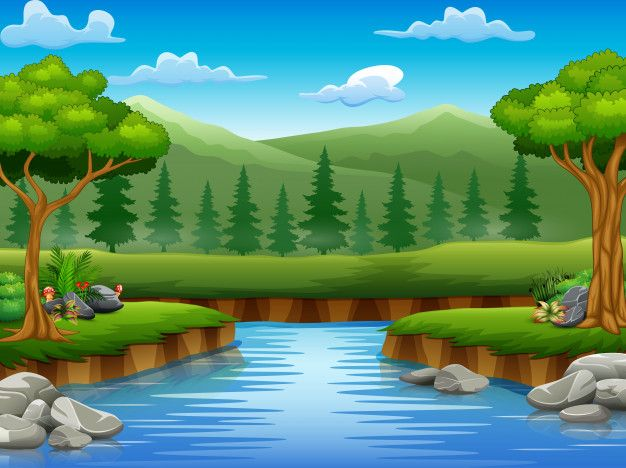
#> input picture 02_Probabilidad/07_Percepcion/paisaje.jpg, 626 x 468 px, found by its file name
$ python 008_Movimiento.py
#> lines starting #> are read from the running program, lines starting #| are printed output that depends on the picture
import cv2
import numpy as np
import sys

# --- CONFIGURACIÓN DE PUNTOS Y PARÁMETROS ---
# Parámetros para el detector de puntos (Shi-Tomasi)
feature_params = dict(maxCorners=100, qualityLevel=0.3, minDistance=7, blockSize=7)

# Parámetros para el Flujo Óptico Lucas-Kanade
lk_params = dict(winSize=(15, 15), maxLevel=2, criteria=(cv2.TERM_CRITERIA_EPS | cv2.TERM_CRITERIA_COUNT, 10, 0.03))

# Color de las líneas de rastreo (Verde BGR)
color = (0, 255, 0)

# Inicializar un array para almacenar las líneas de rastreo (imagen de salida)
mask = None

# --- CARGAR LA IMAGEN Y SIMULAR EL PRIMER FRAME ---
# Para simular, se puede usar tu 'paisaje.jpg' dos veces
RUTA_IMAGEN = "02_Probabilidad/07_Percepcion/paisaje.jpg"
imagen_base = cv2.imread(RUTA_IMAGEN)
#> imagen_base is the input picture: shape (468, 626, 3); mean B, G, R 117.4, 145.5, 89.8

if imagen_base is None:
    print("¡ERROR! No se pudo cargar la imagen para simular el movimiento.")
    sys.exit(1)

# Convertir a escala de grises
old_gray = cv2.cvtColor(imagen_base, cv2.COLOR_BGR2GRAY)
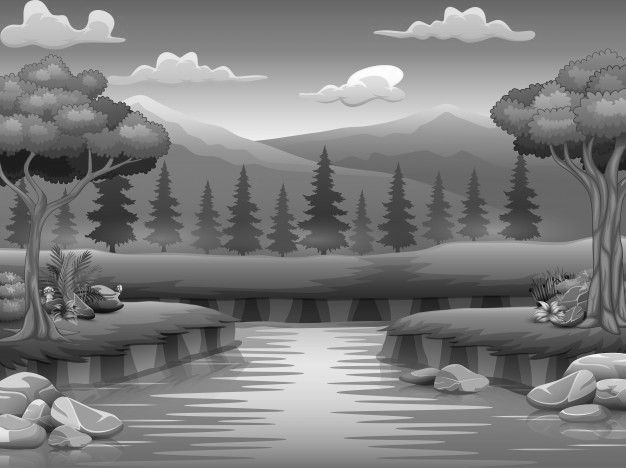
#> old_gray: shape (468, 626); min 4, max 255, mean 125.6
alto, ancho = old_gray.shape
#> alto = 468; ancho = 626

# Encontrar los puntos característicos (puntos clave para rastrear) en el primer frame
p0 = cv2.goodFeaturesToTrack(old_gray, mask=None, **feature_params)
#> p0 = 61 rows, first 8: [542, 303], [118, 288], [116, 297], [21, 415], [488, 20], [46, 289], [112, 250], [121, 304]

# Crear la máscara para dibujar el rastro
mask = np.zeros_like(imagen_base)

# --- SIMULACIÓN DEL SEGUNDO FRAME (MOVIMIENTO) ---
# En un video real, esto sería el siguiente frame (cap.read())
# Aquí, simulamos el movimiento trasladando el segundo frame virtualmente.

# Simular una traslación hacia la derecha y abajo
matriz_traslacion = np.float32([[1, 0, 10], [0, 1, 10]]) # Mueve 10px a X y 10px a Y

# Aplica la traslación al frame base (simulando el nuevo frame 'siguiente')
frame_next = cv2.warpAffine(imagen_base, matriz_traslacion, (ancho, alto))
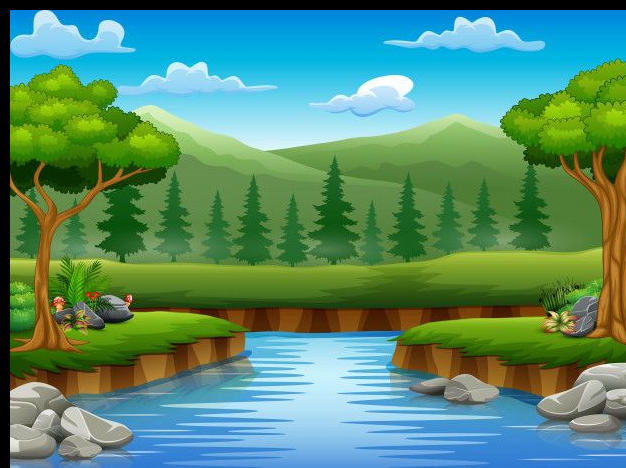
#> frame_next: shape (468, 626, 3); mean B, G, R 111.7, 140.8, 86.9
frame_gray = cv2.cvtColor(frame_next, cv2.COLOR_BGR2GRAY)
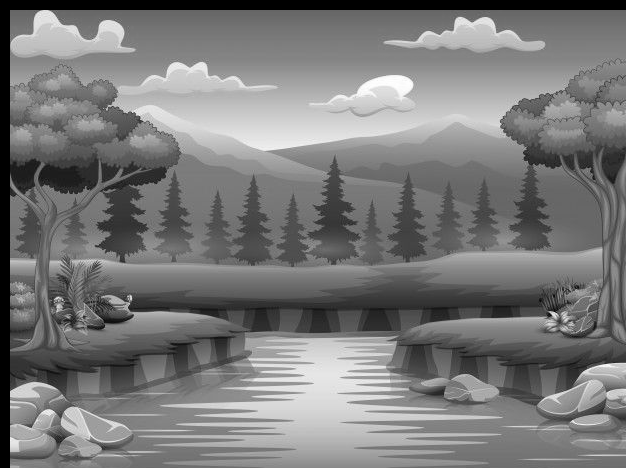
#> frame_gray: shape (468, 626); min 0, max 255, mean 121.3

# -------------------------------------------------------------------
# APLICACIÓN DEL ALGORITMO DE FLUJO ÓPTICO LUCAS-KANADE
# -------------------------------------------------------------------

# Calcula el Flujo Óptico
# p0: puntos del frame anterior
# p1: puntos rastreados en el frame actual
# st: estado (1 si el punto fue encontrado, 0 si no)
# err: error de rastreo
p1, st, err = cv2.calcOpticalFlowPyrLK(old_gray, frame_gray, p0, None, **lk_params)
#> p1 = 61 rows, first 8: [552, 313], [128, 298], [126, 307], [6.06, 446.9], [498, 30], [56, 299], [122, 260], [131, 314]; st = 61 values from 1 to 1; err = 61 values, max 114.7 at index 3, min 0 at index 6, mean 3.11

# Seleccionar los puntos encontrados (st == 1)
good_new = p1[st == 1]
#> good_new = 61 pairs, first value -4.09 to 605, second value 19 to 451
good_old = p0[st == 1]
#> good_old = 61 pairs, first value 14 to 595, second value 9 to 441

# --- DIBUJAR LOS VECTORES DE MOVIMIENTO (RASTREO) ---

for i, (new, old) in enumerate(zip(good_new, good_old)):
    a, b = new.ravel().astype(int) # Coordenadas nuevas
    c, d = old.ravel().astype(int) # Coordenadas antiguas

    # 1. Dibuja el rastro del movimiento (la línea)
    mask = cv2.line(mask, (a, b), (c, d), color, 2)

    # 2. Dibuja el punto rastreado en el frame actual
    frame_next = cv2.circle(frame_next, (a, b), 5, color, -1)
#> this loop made 61 passes
#> (new, a, b, c, d) on passes 1, 2, 3, 4, 5, 6, 8, 9, 11, 12, 13, 14: ([552, 313], 551, 313, 542, 303), ([128, 298], 128, 297, 118, 288), ([126, 307], 125, 306, 116, 297), ([6.06, 446.9], 6, 446, 21, 415), ([498, 30], 497, 29, 488, 20), ([56, 299], 55, 298, 46, 289), ([131, 314], 130, 313, 121, 304), ([138, 116], 137, 115, 128, 106), ([451, 28], 451, 27, 441, 18), ([82, 318], 81, 317, 72, 308), ([564, 321], 563, 321, 554, 311), ([59, 309], 59, 308, 49, 299)
#> (a, b, c, d) on passes 7, 10, 18, 19, 21, 22: (122, 260, 112, 250), (107, 107, 97, 97), (588, 170, 578, 160), (502, 126, 492, 116), (565, 314, 555, 304), (572, 421, 562, 411)
#> pass 1, `mask = cv2.line(mask, (a, b), (c, d), color, 2)`:
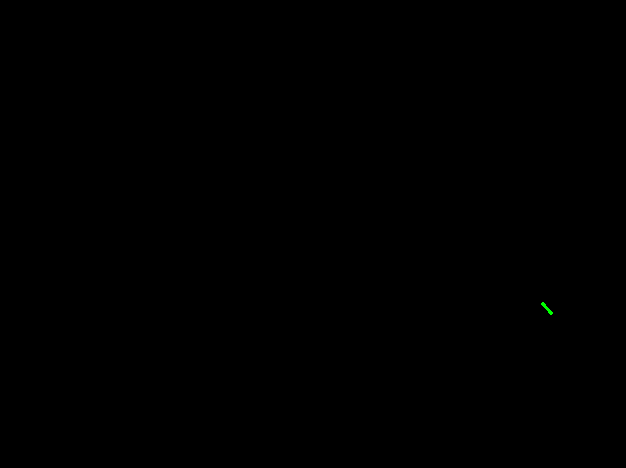
#> mask: shape (468, 626, 3); mean of channels 0, 1, 2 0, 0, 0; drawn as B, G, R
#> after the loop:
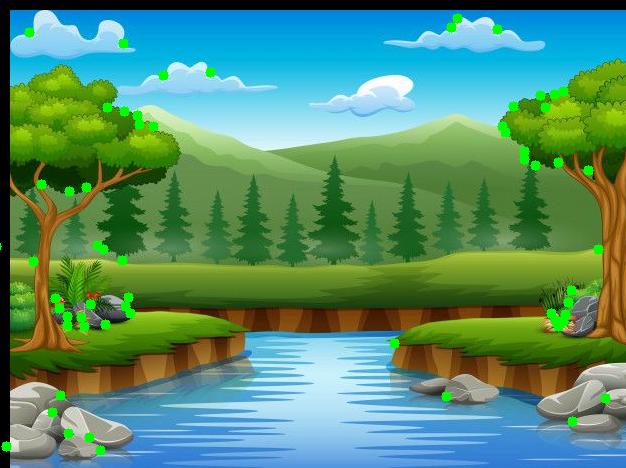
#> frame_next: shape (468, 626, 3); mean B, G, R 110.3, 142.7, 85.2
#> after the loop:
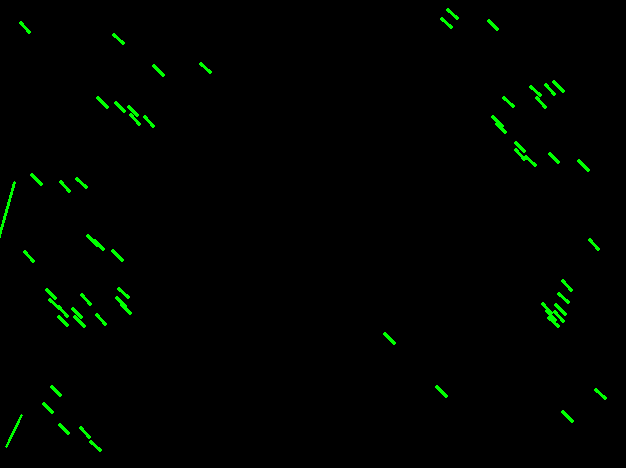
#> mask: shape (468, 626, 3); mean of channels 0, 1, 2 0, 2.8, 0; drawn as B, G, R

# Superponer el rastro (máscara) sobre el frame actual
img = cv2.add(frame_next, mask)

# --- VISUALIZACIÓN ---
cv2.imshow('Deteccion de Movimiento (Flujo Optico)', img)
print(f"Rastreo de {len(good_new)} puntos clave aplicado. La imagen simuló moverse 10px a la derecha y 10px hacia abajo.")
#| Rastreo de 61 puntos clave aplicado. La imagen simuló moverse 10px a la derecha y 10px hacia abajo.
print("\nPresiona cualquier tecla para cerrar la ventana.")
cv2.waitKey(0)
cv2.destroyAllWindows()
